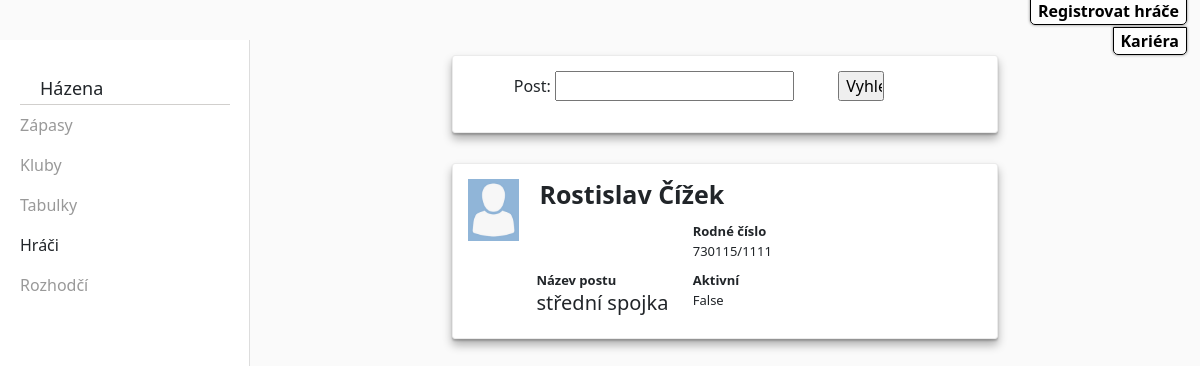
The app's page /hraci/, older data.
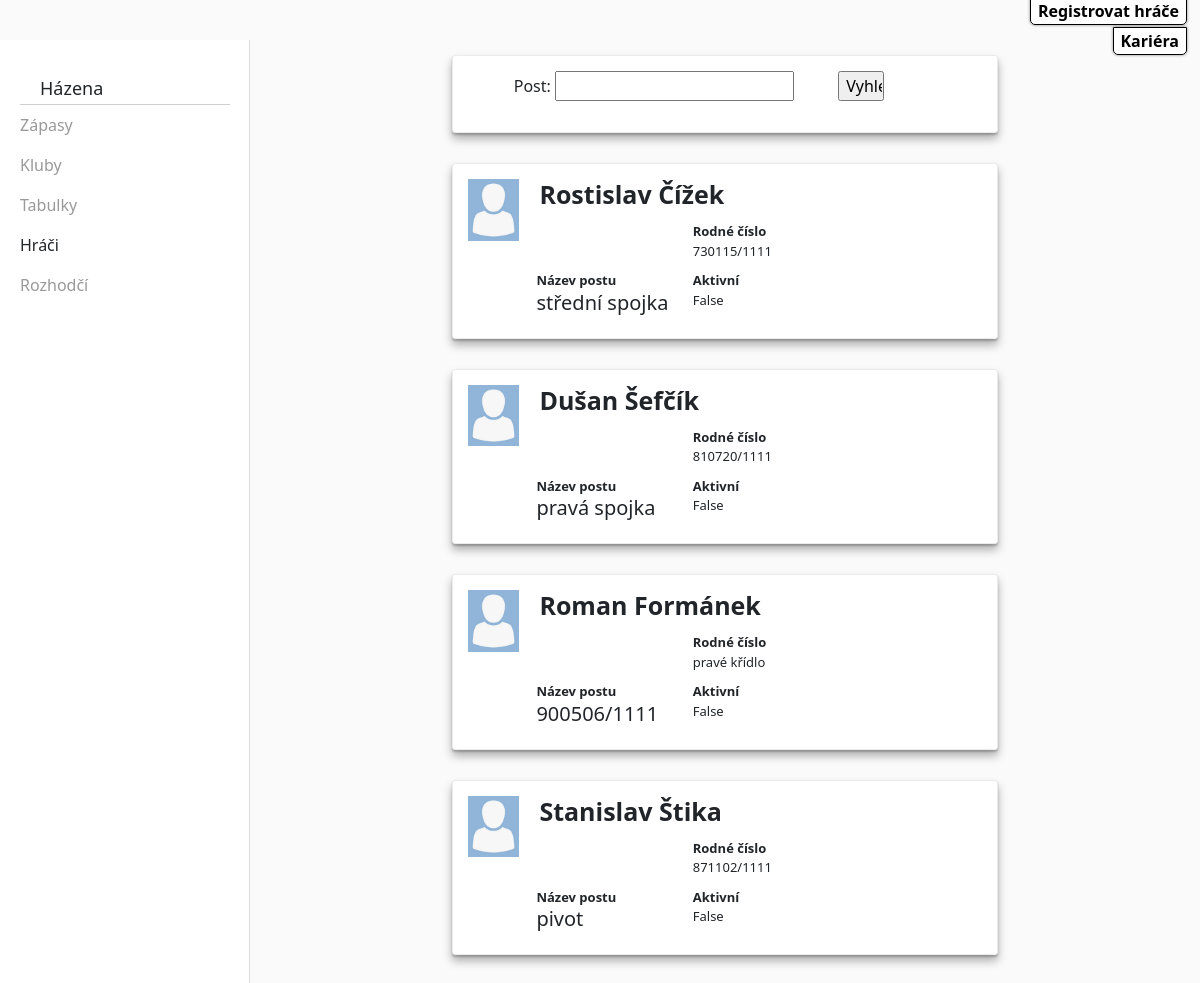
The same page, newer data.
### HazenaIS/models.py (models this page shows, shortened)
class Hrac(models.Model):
    jmeno = models.CharField(max_length=50)
    prijmeni = models.CharField(max_length=50)
    rodne_cislo = models.CharField(max_length=25)
    nazev_postu = models.CharField(max_length=25)
    aktivni = models.BooleanField(default=False)

### HazenaIS/views.py (the view)
# urls.py: path('hraci/',HazenaIS.views.hraci, name='hraci'),
def hraci(request):
    if request.method == 'POST':
        form = HracSearchForm(request.POST)
        if form.is_valid():
            searched = form.cleaned_data['searched_hrac']
            h = Hrac.objects.filter(nazev_postu = searched, aktivni=False)
        else:
            h = Hrac.objects.all()
    else:
        form = HracSearchForm()
        h = Hrac.objects.filter(aktivni=False)
    return render(request, 'hraci.html', {'hraci':h, 'form':form})

### HazenaIS/forms.py
class HracSearchForm(forms.Form):
    searched_hrac = forms.CharField(max_length=50, label='Hrac')

### templates/hraci.html (shortened to what this page needs)
{% load static %}
<html lang="en">
    <head>
        <link href="https://cdn.jsdelivr.net/npm/bootstrap@5.0.0-beta3/dist/css/bootstrap.min.css" rel="stylesheet">
        <link href="https://maxcdn.bootstrapcdn.com/font-awesome/4.7.0/css/font-awesome.min.css" rel="stylesheet" />
        <link rel="stylesheet" type="text/css" href="{% static 'css/hraci.css' %}"/>
        <link rel="stylesheet" type="text/css" href="{% static 'css/menu.css' %}"/>
    </head>
<body>
    <nav class="fixed-menu">
        <ul>
          <li><a href="{% url 'hraci_add' %}">Registrovat hráče</a></li>
        </ul>
      </nav>
      <nav class="fixed-menu" style="margin-top: 30px;">
        <ul>
          <li><a href="{% url 'kariera' %}">Kariéra</a></li>
        </ul>
      </nav>
<link href="https://maxcdn.bootstrapcdn.com/font-awesome/4.3.0/css/font-awesome.min.css" rel="stylesheet">
<div id="wrapper" class="wrapper-content">
    <div id="sidebar-wrapper">
        <ul class="sidebar-nav">
            <li class="sidebar-brand">
                    Házena
            </li>
            <li>
                <a href="{% url 'zapasy' %}">Zápasy</a>
            </li>
            <li>
                <a href="{% url 'kluby' %}">Kluby</a>
            </li>
            <li>
                <a href="{% url 'tabulka' %}">Tabulky</a>
            </li>
            <li>
                Hráči
            </li>
            <li>
                <a href="{% url 'rozhodci' %}">Rozhodčí</a>
            </li>
        </ul>
    </div>
    <div id="page-content-wrapper">
        <div class="member-entry">
            <div class="member-details">
           <div style="text-align:center;">
            <form action="{% url 'hraci' %}" method="post">
           Post:
           {{form.searched_hrac}}
           <input type="submit" value="Vyhledat" style="width: 10%;margin-left: 40px;">
            </form>
    </div>
            </div>
        </div>
        {% for h in hraci %}
        <div class="member-entry">
            <a href="#" class="member-img">
                <img src="{% static 'img/profile.png' %}" class="img-rounded">
            <div class="member-details">
                <h4><b> <a href="#"></a>{{h.jmeno}} {{h.prijmeni}}</a></b> </h4>
                <div class="row info-list">
                    <div class="col-sm-4">
                    </div>
                    <div class="col-sm-4">
                        <b>Rodné číslo</b>
                        <br>
                        {{h.rodne_cislo}}
                    </div>
                    <div class="col-sm-4">
                    </div>
                    <div class="col-sm-4">
                        <b>Název postu</b>
                        <h5>{{h.nazev_postu}}</h5>
                    </div>
                    <div class="col-sm-4">
                        <b>Aktivní</b>
                        <br>
                        {{h.aktivni}}
                    </div>
                    <div class="col-sm-4">
                    </div>
                </div>
            </div>
        </div>
        {% endfor %}
    </div>
    </body>
</html>

### static/css/hraci.css (style rules this page uses)
body { margin-top:20px; background:#FAFAFA; }
.member-entry { border: 1px solid #ebebeb; padding: 15px; margin-top: 15px; margin-bottom: 30px; -moz-box-shadow: 0 1.5rem 4rem rgba(22, 28, 45, 0.1); -webkit-box-shadow: 0 1.5rem 4rem rgba(22, 28, 45, 0.1); box-shadow: 1 0 1.5rem 4rem rgba(22, 28, 45, 0.1); -moz-transition: all 300ms ease-in-out; -webkit-transition: all 300ms ease-in-out; -o-transition: all 300ms ease-in-out; transition: all 300ms ease-in-out; -webkit-border-radius: 3px; -webkit-background-clip: padding-box; -moz-border-radius: 3px; -moz-background-clip: padding; border-radius: 3px; background-clip: padding-box; background:#fff; -webkit-box-shadow: 0 2px 2px 0 rgba(0,0,0,0.2),0 6px 10px 0 rgba(0,0,0,0.3); box-shadow: 0 2px 2px 0 rgba(0,0,0,0.2),0 6px 10px 0 rgba(0,0,0,0.3); display: block; margin-left: auto; margin-right: auto; width: 60%; }
.member-entry:before, .member-entry:after { content: " "; display: table; }
.member-entry:after { clear: both; }
.member-entry .member-img, .member-entry .member-details { float: left; }
.member-entry .member-img { position: relative; display: block; width: 10%; }
.member-entry .member-img img { width: 100%; display: block; max-width: 100%; height: auto; }
.member-entry .member-details { width: 89.9%; }
.member-entry .member-details h4 { font-size: 25px; margin-left: 20px; }
.member-entry .member-details h4 a { -moz-transition: all 300ms ease-in-out; -webkit-transition: all 300ms ease-in-out; -o-transition: all 300ms ease-in-out; transition: all 300ms ease-in-out; }
.member-entry .member-details .info-list { margin-left: 5px; }
.member-entry .member-details .info-list > div { margin-top: 5px; font-size: 13px; }
.fixed-menu { position: fixed; top: -1px; right: 10px; z-index: 1000; }
.fixed-menu ul { margin: 0; padding: 0; list-style-type: none; }
.fixed-menu ul li { margin: 0; padding: 0; }
.fixed-menu li a { border: 1px solid #000; padding: 2px 7px 2px; margin: 0 3px 3px; box-shadow: 0 0 3px rgba(0,0,0,0.5); background-color: rgba(255,255,255,0.75); border-radius: 0 0 5px 5px; color: #000; font-weight: bold; text-decoration: none; }

### static/css/menu.css (style rules this page uses)
#wrapper { padding-left: 0; -webkit-transition: all 0.5s ease; -moz-transition: all 0.5s ease; -o-transition: all 0.5s ease; transition: all 0.5s ease; }
#sidebar-wrapper { z-index: 1000; position: fixed; left: 250px; width: 0; height: 100%; margin-left: -250px; margin-top: 20px; overflow-y: auto; background:#fff; -webkit-transition: all 0.5s ease; -moz-transition: all 0.5s ease; -o-transition: all 0.5s ease; transition: all 0.5s ease; }
#sidebar-wrapper { box-shadow: inset -1px 0px 0px 0px #DDDDDD; }
#page-content-wrapper { width: 100%; position: absolute; padding: 15px; }
.sidebar-nav { position: absolute; top: 0; width: 250px; margin: 0; padding: 0; list-style: none; }
.sidebar-nav li { text-indent: 20px; line-height: 40px; }
.sidebar-nav li a { display: block; text-decoration: none; color: #999999; }
.sidebar-nav > .sidebar-brand { height: 65px; font-size: 18px; line-height: 60px; }
@media (min-width:768px) { #wrapper { padding-left: 250px; } }
@media (min-width:768px) { #sidebar-wrapper { width: 250px; } }
@media (min-width:768px) { #page-content-wrapper { padding: 20px; position: relative; } }
.sidebar-brand { border-bottom: 1px solid rgba(102, 97, 91, 0.3); }
.sidebar-brand { padding: 18px 0px; margin: 0 20px; }

Row changes from the older to the newer data that the page shows:
added Hrac: jmeno "Dušan", prijmeni "Šefčík", rodne_cislo "810720/1111", nazev_postu "pravá spojka", aktivni "False"
added Hrac: jmeno "Roman", prijmeni "Formánek", rodne_cislo "pravé křídlo", nazev_postu "900506/1111", aktivni "False"
added Hrac: jmeno "Stanislav", prijmeni "Štika", rodne_cislo "871102/1111", nazev_postu "pivot", aktivni "False"
